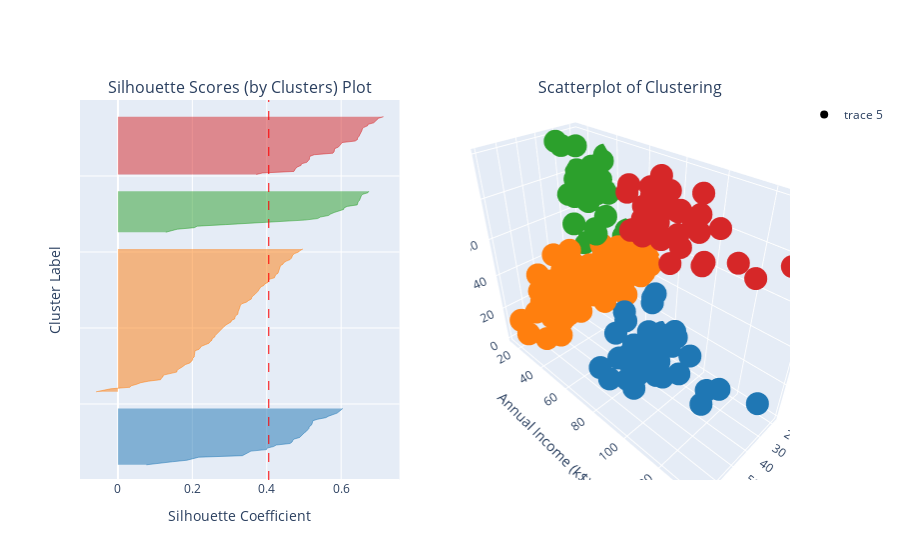

Write notebook code for a chart like this one.
### Markdown cell above
When we have four clusters, we see that some of the clusters are not as well defined as they could be. For example, in Cluster 0, we see that some points fall far away from where most of the points lie, seeming to form their own cluster.

### Code cell
show_silhouette(figures, 4)

### Figure 1 — Plotly figure (JSON) as saved in the notebook; plotly's stock layout.template omitted (floating-point values rounded to 4 significant figures; data arrays with more than 128 entries replaced by an {"elided": "..."} marker saying what was removed)
{"data": [{"fill": "tozerox", "line": {"color": "rgb(31.0, 119.0, 180.0)", "width": 0.5}, "mode": "lines", "showlegend": false, "type": "scatter", "x": [0.0765, 0.1211, 0.1462, 0.1855, 0.2044, 0.2173, 0.3345, 0.3431, 0.3493, 0.3576, 0.3995, 0.4011, 0.4183, 0.4254, 0.4625, 0.4681, 0.4696, 0.4745, 0.4886, 0.4923, 0.4966, 0.5008, 0.5064, 0.5114, 0.5136, 0.5139, 0.5196, 0.5218, 0.5238, 0.5239, 0.5372, 0.5587, 0.5662, 0.5809, 0.5892, 0.5943, 0.5985, 0.6044], "xaxis": "x", "y": [10, 11, 12, 13, 14, 15, 16, 17, 18, 19, 20, 21, 22, 23, 24, 25, 26, 27, 28, 29, 30, 31, 32, 33, 34, 35, 36, 37, 38, 39, 40, 41, 42, 43, 44, 45, 46, 47], "yaxis": "y"}, {"fill": "tozerox", "line": {"color": "rgb(255.0, 127.0, 14.0)", "width": 0.5}, "mode": "lines", "showlegend": false, "type": "scatter", "x": [-0.05898, -0.03995, -0.01942, 0.03224, 0.03591, 0.05071, 0.0611, 0.08197, 0.1147, 0.1168, 0.1213, 0.1221, 0.139, 0.158, 0.1592, 0.1631, 0.1705, 0.1779, 0.1818, 0.1935, 0.1966, 0.2007, 0.2008, 0.205, 0.2056, 0.2063, 0.2067, 0.2071, 0.2181, 0.2218, 0.2246, 0.2347, 0.2447, 0.2477, 0.2529, 0.2532, 0.2598, 0.2615, 0.2652, 0.2684, 0.2731, 0.2759, 0.2801, 0.2855, 0.2904, 0.2986, 0.3041, 0.3053, 0.3139, 0.3146, 0.316, 0.3221, 0.3225, 0.3235, 0.3254, 0.327, 0.3293, 0.3294, 0.3332, 0.3453, 0.3507, 0.3584, 0.3596, 0.3622, 0.3678, 0.3725, 0.3758, 0.3784, 0.3807, 0.3839, 0.3922, 0.3946, 0.403, 0.4042, 0.4058, 0.4206, 0.4226, 0.4238, 0.4302, 0.4315, 0.4322, 0.4322, 0.4346, 0.4369, 0.4435, 0.4458, 0.4528, 0.4626, 0.4666, 0.4682, 0.4696, 0.4751, 0.4856, 0.4895, 0.4973], "xaxis": "x", "y": [58, 59, 60, 61, 62, 63, 64, 65, 66, 67, 68, 69, 70, 71, 72, 73, 74, 75, 76, 77, 78, 79, 80, 81, 82, 83, 84, 85, 86, 87, 88, 89, 90, 91, 92, 93, 94, 95, 96, 97, 98, 99, 100, 101, 102, 103, 104, 105, 106, 107, 108, 109, 110, 111, 112, 113, 114, 115, 116, 117, 118, 119, 120, 121, 122, 123, 124, 125, 126, 127, 128, 129, 130, 131, 132, 133, 134, 135, 136, 137, 138, 139, 140, 141, 142, 143, 144, 145, 146, 147, 148, 149, 150, 151, 152], "yaxis": "y"}, {"fill": "tozerox", "line": {"color": "rgb(44.0, 160.0, 44.0)", "width": 0.5}, "mode": "lines", "showlegend": false, "type": "scatter", "x": [0.1287, 0.1477, 0.1596, 0.2053, 0.2132, 0.2887, 0.3685, 0.451, 0.5023, 0.5369, 0.5442, 0.5658, 0.5718, 0.5814, 0.5928, 0.6067, 0.6076, 0.6162, 0.6431, 0.644, 0.6456, 0.6494, 0.6505, 0.651, 0.6542, 0.6582, 0.6719, 0.6745], "xaxis": "x", "y": [163, 164, 165, 166, 167, 168, 169, 170, 171, 172, 173, 174, 175, 176, 177, 178, 179, 180, 181, 182, 183, 184, 185, 186, 187, 188, 189, 190], "yaxis": "y"}, {"fill": "tozerox", "line": {"color": "rgb(214.0, 39.0, 40.0)", "width": 0.5}, "mode": "lines", "showlegend": false, "type": "scatter", "x": [0.3718, 0.3888, 0.473, 0.4756, 0.4778, 0.4828, 0.4923, 0.4931, 0.5077, 0.5112, 0.5147, 0.5148, 0.5163, 0.5277, 0.5777, 0.581, 0.5812, 0.5827, 0.5925, 0.5976, 0.5995, 0.6023, 0.6377, 0.6438, 0.6439, 0.6477, 0.6501, 0.6527, 0.6538, 0.6559, 0.6569, 0.6609, 0.6709, 0.6724, 0.6875, 0.6919, 0.6937, 0.7005, 0.7138], "xaxis": "x", "y": [201, 202, 203, 204, 205, 206, 207, 208, 209, 210, 211, 212, 213, 214, 215, 216, 217, 218, 219, 220, 221, 222, 223, 224, 225, 226, 227, 228, 229, 230, 231, 232, 233, 234, 235, 236, 237, 238, 239], "yaxis": "y"}, {"fill": "tozeroy", "line": {"color": "red", "dash": "dash", "width": 1}, "mode": "lines", "showlegend": false, "type": "scatter", "x": {"elided": "500 float values"}, "xaxis": "x", "y": {"elided": "500 int values"}, "yaxis": "y"}, {"marker": {"color": {"elided": "200x3 int values"}}, "mode": "markers", "scene": "scene", "type": "scatter3d", "x": {"elided": "200 int values"}, "y": {"elided": "200 int values"}, "z": {"elided": "200 int values"}}], "layout": {"annotations": [{"font": {"size": 16}, "showarrow": false, "text": "Silhouette Scores (by Clusters) Plot", "x": 0.225, "xanchor": "center", "xref": "paper", "y": 1, "yanchor": "bottom", "yref": "paper"}, {"font": {"size": 16}, "showarrow": false, "text": "Scatterplot of Clustering", "x": 0.775, "xanchor": "center", "xref": "paper", "y": 1, "yanchor": "bottom", "yref": "paper"}], "scene": {"domain": {"x": [0.55, 1], "y": [0, 1]}, "xaxis": {"title": {"text": "Age"}}, "yaxis": {"title": {"text": "Annual Income (k$)"}}, "zaxis": {"title": {"text": "Spending Score (1-100)"}}}, "xaxis": {"anchor": "y", "domain": [0, 0.45], "title": {"text": "Silhouette Coefficient"}}, "yaxis": {"anchor": "x", "domain": [0, 1], "range": [0, 250], "showticklabels": false, "title": {"text": "Cluster Label"}}}}
